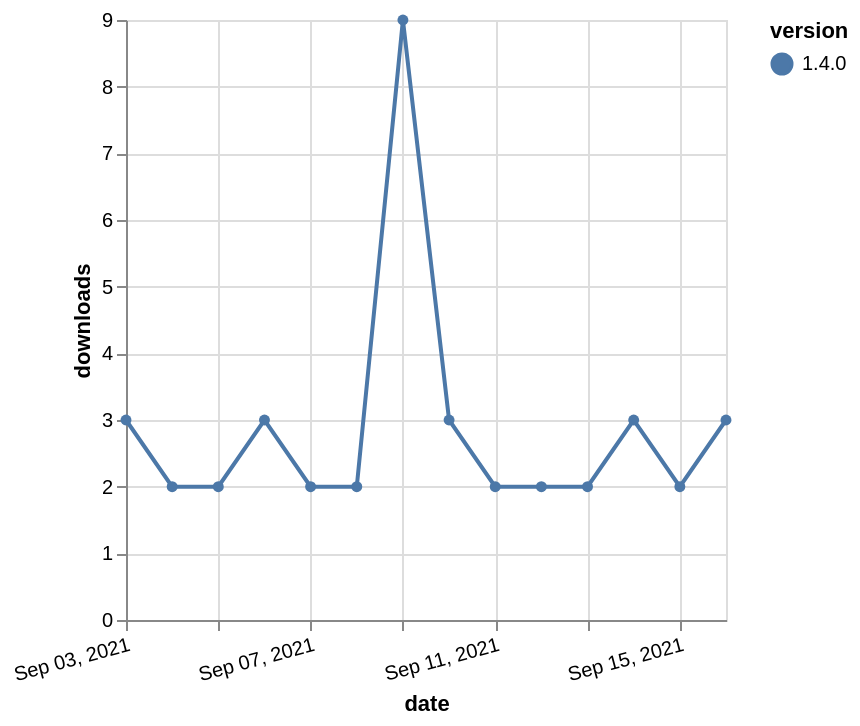

Source (Vega-Lite JSON):
### Vega-Lite specification from a JSON file in a GitHub repository (floating-point values rounded to 4 significant figures)
{"$schema": "https://vega.github.io/schema/vega-lite/v5.json", "description": "A simple bar chart with embedded data.", "data": {"values": [{"date": "2021-09-03", "total": 3372, "delta": 3, "version": "1.4.0"}, {"date": "2021-09-04", "total": 3374, "delta": 2, "version": "1.4.0"}, {"date": "2021-09-05", "total": 3376, "delta": 2, "version": "1.4.0"}, {"date": "2021-09-06", "total": 3379, "delta": 3, "version": "1.4.0"}, {"date": "2021-09-07", "total": 3381, "delta": 2, "version": "1.4.0"}, {"date": "2021-09-08", "total": 3383, "delta": 2, "version": "1.4.0"}, {"date": "2021-09-09", "total": 3392, "delta": 9, "version": "1.4.0"}, {"date": "2021-09-10", "total": 3395, "delta": 3, "version": "1.4.0"}, {"date": "2021-09-11", "total": 3397, "delta": 2, "version": "1.4.0"}, {"date": "2021-09-12", "total": 3399, "delta": 2, "version": "1.4.0"}, {"date": "2021-09-13", "total": 3401, "delta": 2, "version": "1.4.0"}, {"date": "2021-09-14", "total": 3404, "delta": 3, "version": "1.4.0"}, {"date": "2021-09-15", "total": 3406, "delta": 2, "version": "1.4.0"}, {"date": "2021-09-16", "total": 3409, "delta": 3, "version": "1.4.0"}]}, "width": "container", "mark": {"type": "line", "point": {"filled": true}}, "encoding": {"x": {"field": "date", "type": "temporal", "timeUnit": "yearmonthdate", "title": "date", "axis": {"labelAngle": -15}}, "y": {"field": "delta", "type": "quantitative", "title": "downloads"}, "color": {"field": "version", "type": "nominal"}, "tooltip": {"field": "delta"}}}
